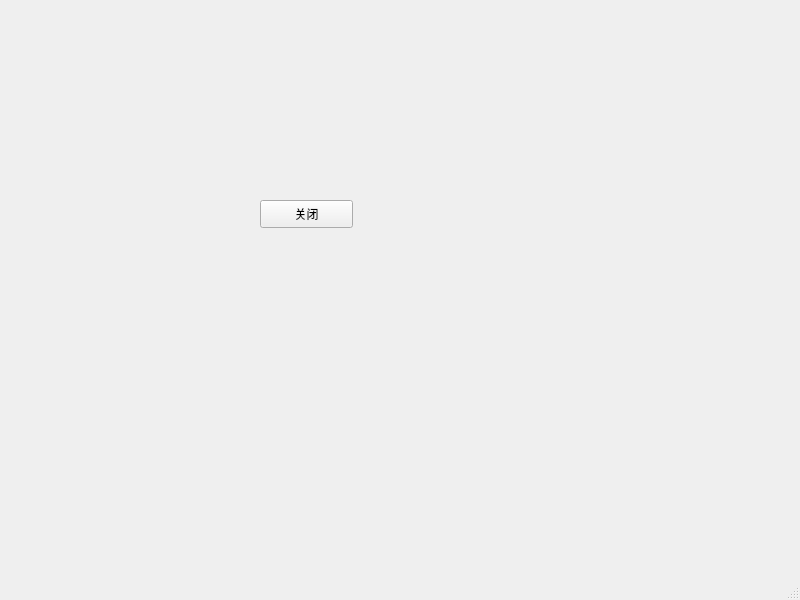
<?xml version="1.0" encoding="UTF-8"?>
<ui version="4.0">
 <class>MainWindow</class>
 <widget class="QMainWindow" name="MainWindow">
  <property name="geometry">
   <rect>
    <x>0</x>
    <y>0</y>
    <width>800</width>
    <height>600</height>
   </rect>
  </property>
  <property name="windowTitle">
   <string>MainWindow</string>
  </property>
  <widget class="QWidget" name="centralwidget">
   <widget class="QPushButton" name="pushButton">
    <property name="geometry">
     <rect>
      <x>260</x>
      <y>200</y>
      <width>93</width>
      <height>28</height>
     </rect>
    </property>
    <property name="text">
     <string>关闭</string>
    </property>
   </widget>
  </widget>
  <widget class="QMenuBar" name="menubar">
   <property name="geometry">
    <rect>
     <x>0</x>
     <y>0</y>
     <width>800</width>
     <height>26</height>
    </rect>
   </property>
  </widget>
  <widget class="QStatusBar" name="statusbar"/>
 </widget>
 <resources/>
 <connections>
  <connection>
   <sender>pushButton</sender>
   <signal>clicked()</signal>
   <receiver>MainWindow</receiver>
   <slot>close()</slot>
   <hints>
    <hint type="sourcelabel">
     <x>313</x>
     <y>236</y>
    </hint>
    <hint type="destinationlabel">
     <x>156</x>
     <y>312</y>
    </hint>
   </hints>
  </connection>
 </connections>
</ui>
